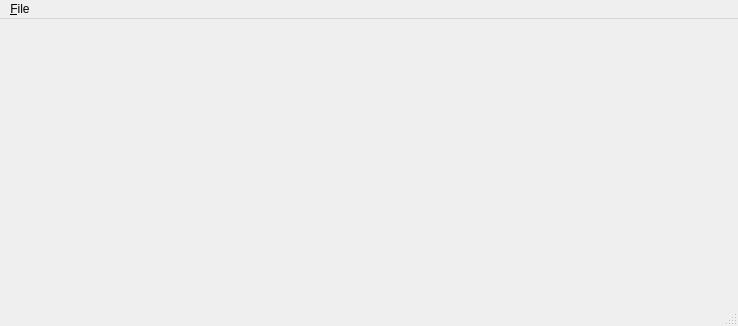
<?xml version="1.0" encoding="UTF-8"?>
<ui version="4.0">
 <class>CMainWindow</class>
 <widget class="QMainWindow" name="CMainWindow">
  <property name="geometry">
   <rect>
    <x>0</x>
    <y>0</y>
    <width>738</width>
    <height>326</height>
   </rect>
  </property>
  <property name="windowTitle">
   <string>MainWindow</string>
  </property>
  <widget class="QWidget" name="centralwidget"/>
  <widget class="QMenuBar" name="menubar">
   <property name="geometry">
    <rect>
     <x>0</x>
     <y>0</y>
     <width>738</width>
     <height>20</height>
    </rect>
   </property>
   <widget class="QMenu" name="menu_File">
    <property name="title">
     <string>&amp;File</string>
    </property>
    <addaction name="action_Open"/>
    <addaction name="action_Quit"/>
   </widget>
   <addaction name="menu_File"/>
  </widget>
  <widget class="QStatusBar" name="statusbar"/>
  <action name="action_Quit">
   <property name="text">
    <string>&amp;Quit</string>
   </property>
  </action>
  <action name="action_Open">
   <property name="text">
    <string>&amp;Open...</string>
   </property>
  </action>
 </widget>
 <resources/>
 <connections/>
</ui>
